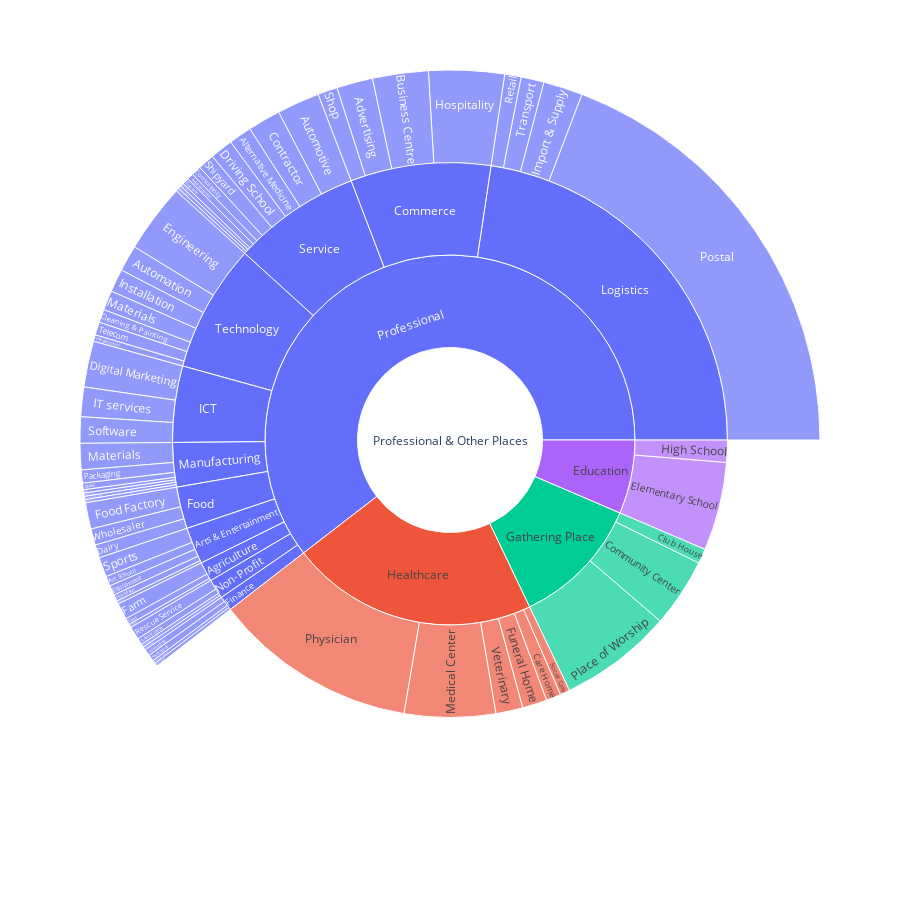

The notebook cell saved with this chart:
### Code cell
#Plot Sunburst plot

fig, axs = plt.subplots()
fig=px.sunburst(SRT_Business2, path=['Category', 'New Category', 'Industry','Sub Category 1'], values='Venue', width=900, height=900)

axs.axis('off')
fig.show()

### Figure 1 — Plotly figure (JSON) as saved in the notebook; plotly's stock layout.template omitted (floating-point values rounded to 4 significant figures)
{"data": [{"branchvalues": "total", "domain": {"x": [0, 1], "y": [0, 1]}, "hovertemplate": "labels=%{label}<br>Venue=%{value}<br>parent=%{parent}<br>id=%{id}<extra></extra>", "ids": ["Professional & Other Places/Professional/Finance/Accounting", "Professional & Other Places/Professional/Service/Adult Education", "Professional & Other Places/Professional/Commerce/Advertising", "Professional & Other Places/Professional/Service/Alternative Medicine", "Professional & Other Places/Professional/Non-Profit/Animal Shelter", "Professional & Other Places/Professional/Arts & Entertainment/Art School", "Professional & Other Places/Professional/Technology/Automation", "Professional & Other Places/Professional/Service/Automotive", "Professional & Other Places/Professional/Commerce/Business Centre", "Professional & Other Places/Professional/Manufacturing/Cars", "Professional & Other Places/Professional/Technology/Cleaning & Painting", "Professional & Other Places/Professional/Non-Profit/Communal Services ", "Professional & Other Places/Professional/Service/Consultancy", "Professional & Other Places/Professional/Service/Contractor", "Professional & Other Places/Professional/Food/Dairy", "Professional & Other Places/Professional/Service/Day care", "Professional & Other Places/Professional/ICT/Digital Marketing", "Professional & Other Places/Professional/Service/Driving School", "Professional & Other Places/Professional/Manufacturing/Electronics", "Professional & Other Places/Professional/Technology/Engineering", "Professional & Other Places/Professional/Arts & Entertainment/Equipment", "Professional & Other Places/Professional/Agriculture/Farm", "Professional & Other Places/Professional/Agriculture/Feed", "Professional & Other Places/Professional/Arts & Entertainment/Film Maker", "Professional & Other Places/Professional/Finance/Financial Advice", "Professional & Other Places/Professional/Food/Food Factory", "Professional & Other Places/Professional/Non-Profit/Guide Dogs", "Professional & Other Places/Professional/Commerce/Hospitality", "Professional & Other Places/Professional/ICT/IT services", "Professional & Other Places/Professional/Logistics/Import & Supply", "Professional & Other Places/Professional/Technology/Infrastructure", "Professional & Other Places/Professional/Technology/Installation", "Professional & Other Places/Professional/Manufacturing/Instrument maker", "Professional & Other Places/Professional/Finance/Insurances", "Professional & Other Places/Professional/Manufacturing/Machines", "Professional & Other Places/Professional/Manufacturing/Materials", "Professional & Other Places/Professional/Technology/Materials", "Professional & Other Places/Professional/Finance/Mortgages", "Professional & Other Places/Professional/Manufacturing/Packaging", "Professional & Other Places/Professional/Service/Pet Care", "Professional & Other Places/Professional/Logistics/Postal", "Professional & Other Places/Professional/Service/Recruitment", "Professional & Other Places/Professional/Non-Profit/Rescue Service", "Professional & Other Places/Professional/Logistics/Retail", "Professional & Other Places/Professional/Service/Security", "Professional & Other Places/Professional/Service/Shipyard", "Professional & Other Places/Professional/Manufacturing/Shoes", "Professional & Other Places/Professional/Commerce/Shop", "Professional & Other Places/Professional/ICT/Software", "Professional & Other Places/Professional/Arts & Entertainment/Sports", "Professional & Other Places/Professional/Agriculture/Stables", "Professional & Other Places/Professional/Technology/Telecom", "Professional & Other Places/Professional/Arts & Entertainment/Theater", "Professional & Other Places/Professional/Logistics/Transport", "Professional & Other Places/Professional/Food/Wholesaler", "Professional & Other Places/Professional/Agriculture", "Professional & Other Places/Professional/Arts & Entertainment", "Professional & Other Places/Healthcare/Care Home", "Professional & Other Places/Gathering Place/Club House", "Professional & Other Places/Professional/Commerce", "Professional & Other Places/Gathering Place/Community Center", "Professional & Other Places/Education/Elementary School", "Professional & Other Places/Professional/Finance", "Professional & Other Places/Professional/Food", "Professional & Other Places/Healthcare/Funeral Home", "Professional & Other Places/Education/High School", "Professional & Other Places/Professional/ICT", "Professional & Other Places/Professional/Logistics", "Professional & Other Places/Professional/Manufacturing", "Professional & Other Places/Healthcare/Medical Center", "Professional & Other Places/Professional/Non-Profit", "Professional & Other Places/Healthcare/Physician", "Professional & Other Places/Gathering Place/Place of Worship", "Professional & Other Places/Professional/Service", "Professional & Other Places/Healthcare/Social Care", "Professional & Other Places/Professional/Technology", "Professional & Other Places/Healthcare/Veterinary", "Professional & Other Places/Education", "Professional & Other Places/Gathering Place", "Professional & Other Places/Healthcare", "Professional & Other Places/Professional", "Professional & Other Places"], "labels": ["Accounting", "Adult Education", "Advertising", "Alternative Medicine", "Animal Shelter", "Art School", "Automation", "Automotive", "Business Centre", "Cars", "Cleaning & Painting", "Communal Services ", "Consultancy", "Contractor", "Dairy", "Day care", "Digital Marketing", "Driving School", "Electronics", "Engineering", "Equipment", "Farm", "Feed", "Film Maker", "Financial Advice", "Food Factory", "Guide Dogs", "Hospitality", "IT services", "Import & Supply", "Infrastructure", "Installation", "Instrument maker", "Insurances", "Machines", "Materials", "Materials", "Mortgages", "Packaging", "Pet Care", "Postal", "Recruitment", "Rescue Service", "Retail", "Security", "Shipyard", "Shoes", "Shop", "Software", "Sports", "Stables", "Telecom", "Theater", "Transport", "Wholesaler", "Agriculture", "Arts & Entertainment", "Care Home", "Club House", "Commerce", "Community Center", "Elementary School", "Finance", "Food", "Funeral Home", "High School", "ICT", "Logistics", "Manufacturing", "Medical Center", "Non-Profit", "Physician", "Place of Worship", "Service", "Social Care", "Technology", "Veterinary", "Education", "Gathering Place", "Healthcare", "Professional", "Professional & Other Places"], "name": "", "parents": ["Professional & Other Places/Professional/Finance", "Professional & Other Places/Professional/Service", "Professional & Other Places/Professional/Commerce", "Professional & Other Places/Professional/Service", "Professional & Other Places/Professional/Non-Profit", "Professional & Other Places/Professional/Arts & Entertainment", "Professional & Other Places/Professional/Technology", "Professional & Other Places/Professional/Service", "Professional & Other Places/Professional/Commerce", "Professional & Other Places/Professional/Manufacturing", "Professional & Other Places/Professional/Technology", "Professional & Other Places/Professional/Non-Profit", "Professional & Other Places/Professional/Service", "Professional & Other Places/Professional/Service", "Professional & Other Places/Professional/Food", "Professional & Other Places/Professional/Service", "Professional & Other Places/Professional/ICT", "Professional & Other Places/Professional/Service", "Professional & Other Places/Professional/Manufacturing", "Professional & Other Places/Professional/Technology", "Professional & Other Places/Professional/Arts & Entertainment", "Professional & Other Places/Professional/Agriculture", "Professional & Other Places/Professional/Agriculture", "Professional & Other Places/Professional/Arts & Entertainment", "Professional & Other Places/Professional/Finance", "Professional & Other Places/Professional/Food", "Professional & Other Places/Professional/Non-Profit", "Professional & Other Places/Professional/Commerce", "Professional & Other Places/Professional/ICT", "Professional & Other Places/Professional/Logistics", "Professional & Other Places/Professional/Technology", "Professional & Other Places/Professional/Technology", "Professional & Other Places/Professional/Manufacturing", "Professional & Other Places/Professional/Finance", "Professional & Other Places/Professional/Manufacturing", "Professional & Other Places/Professional/Manufacturing", "Professional & Other Places/Professional/Technology", "Professional & Other Places/Professional/Finance", "Professional & Other Places/Professional/Manufacturing", "Professional & Other Places/Professional/Service", "Professional & Other Places/Professional/Logistics", "Professional & Other Places/Professional/Service", "Professional & Other Places/Professional/Non-Profit", "Professional & Other Places/Professional/Logistics", "Professional & Other Places/Professional/Service", "Professional & Other Places/Professional/Service", "Professional & Other Places/Professional/Manufacturing", "Professional & Other Places/Professional/Commerce", "Professional & Other Places/Professional/ICT", "Professional & Other Places/Professional/Arts & Entertainment", "Professional & Other Places/Professional/Agriculture", "Professional & Other Places/Professional/Technology", "Professional & Other Places/Professional/Arts & Entertainment", "Professional & Other Places/Professional/Logistics", "Professional & Other Places/Professional/Food", "Professional & Other Places/Professional", "Professional & Other Places/Professional", "Professional & Other Places/Healthcare", "Professional & Other Places/Gathering Place", "Professional & Other Places/Professional", "Professional & Other Places/Gathering Place", "Professional & Other Places/Education", "Professional & Other Places/Professional", "Professional & Other Places/Professional", "Professional & Other Places/Healthcare", "Professional & Other Places/Education", "Professional & Other Places/Professional", "Professional & Other Places/Professional", "Professional & Other Places/Professional", "Professional & Other Places/Healthcare", "Professional & Other Places/Professional", "Professional & Other Places/Healthcare", "Professional & Other Places/Gathering Place", "Professional & Other Places/Professional", "Professional & Other Places/Healthcare", "Professional & Other Places/Professional", "Professional & Other Places/Healthcare", "Professional & Other Places", "Professional & Other Places", "Professional & Other Places", "Professional & Other Places", ""], "type": "sunburst", "values": [2, 2, 11, 7, 2, 3, 8, 13, 17, 1, 4, 1, 3, 10, 4, 2, 14, 7, 1, 21, 3, 5, 2, 2, 1, 8, 1, 23, 9, 12, 2, 7, 1, 2, 1, 8, 6, 1, 4, 1, 134, 1, 4, 5, 1, 5, 2, 6, 8, 6, 1, 4, 1, 7, 5, 8, 15, 6, 6, 57, 28, 36, 6, 17, 10, 9, 31, 158, 18, 37, 8, 83, 46, 52, 4, 52, 11, 45, 80, 151, 422, 698]}], "layout": {"height": 900, "legend": {"tracegroupgap": 0}, "margin": {"t": 60}, "width": 900}}
